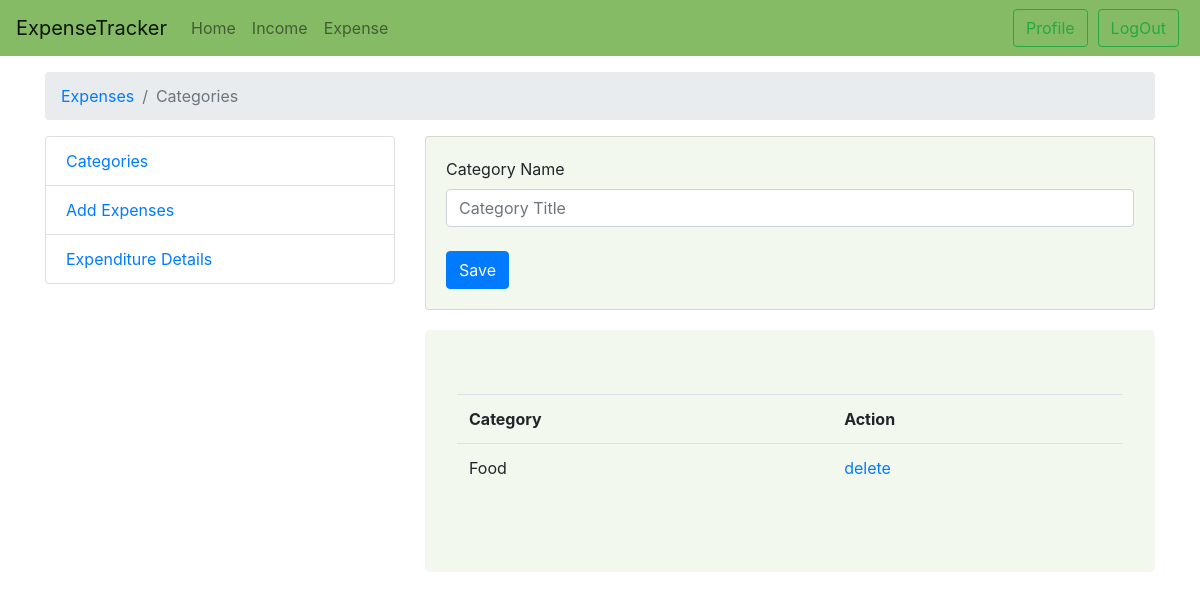
Before: /expenses/category/ (signed in) with the older database file.
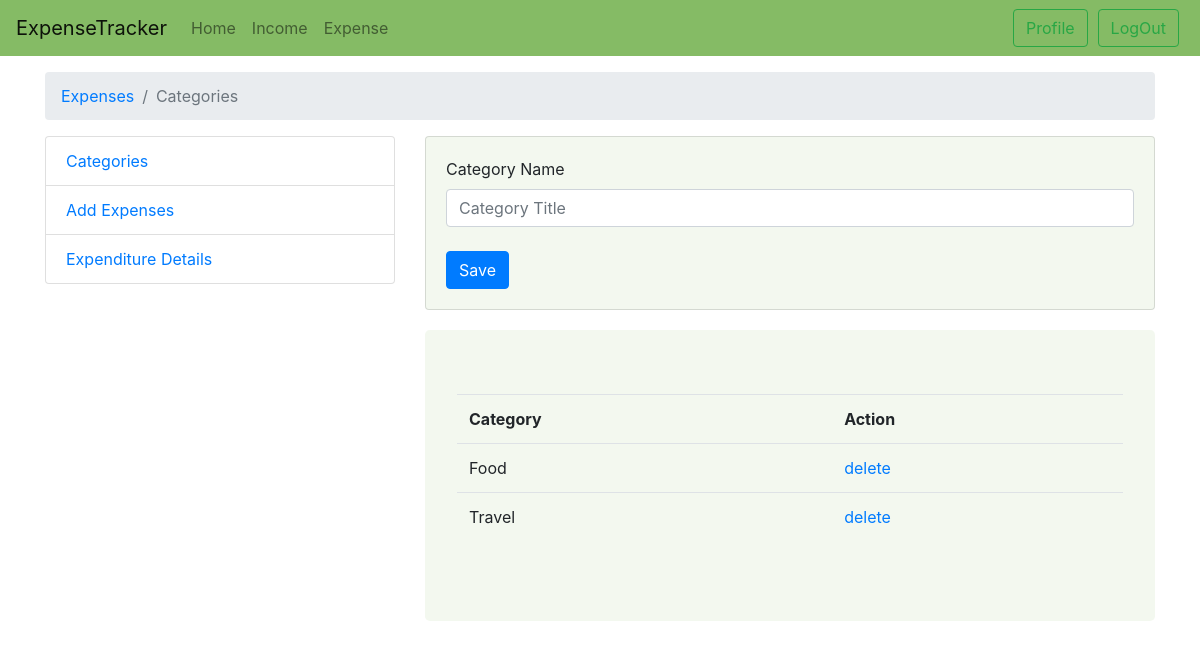
After: the same page with the newer database file.
### expenses/models.py (models this page shows, shortened)
class Category(models.Model):
    title = models.CharField(max_length=30)
    user = models.ForeignKey(User, on_delete=models.CASCADE, default=1)

### expenses/views.py (the view, shortened to what this page needs)
# urls.py: path('category/', views.exp_category, name='exp_category'),
@login_required(login_url='/auth_user')
def exp_category(request):  # Category Page
    data = Category.objects.filter(user_id=request.user.id)
    if request.method == 'GET':
        context = {
            'data': data
        }
        return render(request, 'expenses/exp_category.html', context)

### templates/expenses/exp_category.html (shortened to what this page needs)
{% extends 'master/base.html' %}
{% block 'content' %}
<div class="container pt-3">
      <nav aria-label="breadcrumb">
        <ol class="breadcrumb">
          <li class="breadcrumb-item"><a href="{% url 'expenses_home' %}">Expenses</a></li>
          <li class="breadcrumb-item active" aria-current="page">Categories</li>
        </ol>
      </nav>
    <div class="row">
        {% include 'partials/sidebar.html' %}
        <div class="col-md-8">
            <div class="card card-body"style="background: rgba(133, 187, 101, 0.1); margin-bottom:20px;">
                    <form method="post" action="{%  url 'exp_category' %}">
                        <label>Category Name</label>
                        <input type="text" name="title" class="form-control" placeholder="Category Title">
                        <br>
                        <button type="submit" class="btn btn-primary">Save</button>
                    </form>
            </div>
<div class="jumbotron" style="background: rgba(133, 187, 101, 0.1);">
    <table class="table table-hover">
        <th>Category</th>
        <th>Action</th>
        {% for d in data %}
            <tr>
                <td>{{d.title}}</td>
                <td><a href="#" onclick="_delete('{% url 'category_delete' d.id %}')">delete</a></td>
            </tr>
        {% endfor %}
    </table>
</div>
        </div>
    </div>
</div>
{% endblock %}

Changed rows visible on the page:
added Category: title "Travel"
